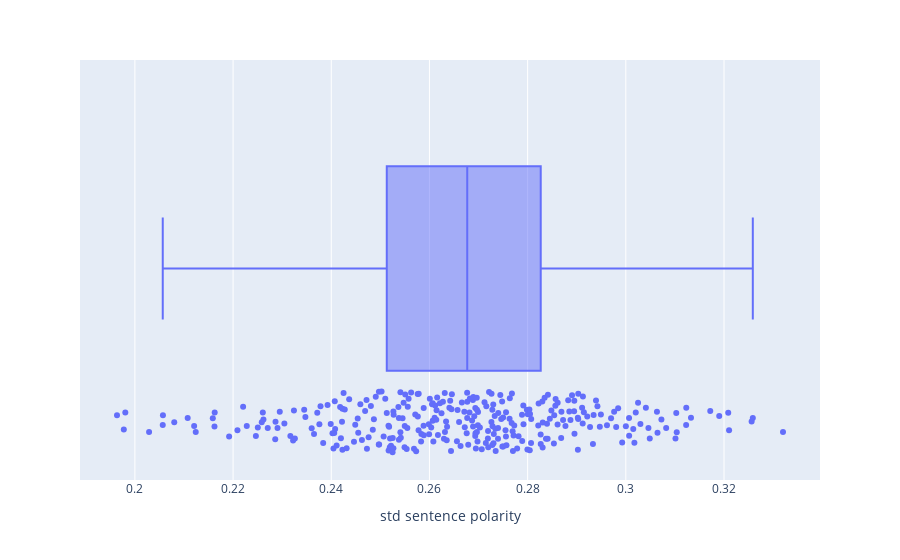

Source (notebook cell):
### Code cell
px.box(metascripts, x = 'std sentence polarity', hover_data = ['description'], points = 'all')

### Figure 1 — Plotly figure (JSON) as saved in the notebook; plotly's stock layout.template omitted (floating-point values rounded to 4 significant figures; data arrays with more than 128 entries replaced by an {"elided": "..."} marker saying what was removed)
{"data": [{"alignmentgroup": "True", "boxpoints": "all", "customdata": {"elided": "310x1 str values"}, "hovertemplate": "std sentence polarity=%{x}<br>description=%{customdata[0]}<extra></extra>", "legendgroup": "", "marker": {"color": "#636efa"}, "name": "", "notched": false, "offsetgroup": "", "orientation": "h", "showlegend": false, "type": "box", "x": {"elided": "310 float values"}, "x0": " ", "xaxis": "x", "y0": " ", "yaxis": "y"}], "layout": {"boxmode": "group", "legend": {"tracegroupgap": 0}, "margin": {"t": 60}, "xaxis": {"anchor": "y", "domain": [0, 1], "title": {"text": "std sentence polarity"}}, "yaxis": {"anchor": "x", "domain": [0, 1]}}}
